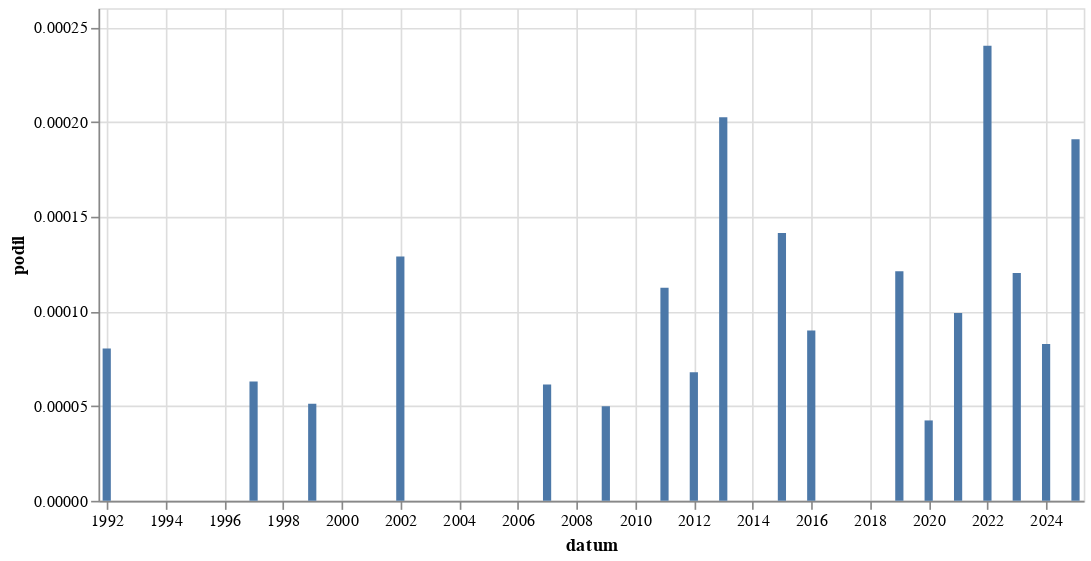

This figure's notebook cell:
### Code cell
alt.Chart(
    hledej("[Rr]elax").to_pandas(),
    width = 600
).mark_bar(
).encode(
    alt.X('datum:T'),
    alt.Y('podil:Q')
)

### Figure 1 — Vega-Lite specification as saved in the notebook (floating-point values rounded to 4 significant figures)
{"config": {"view": {"continuousWidth": 300, "continuousHeight": 300}}, "data": {"name": "data-6ad1a8e730acdf05f2e1003be7692c05"}, "mark": {"type": "bar"}, "encoding": {"x": {"field": "datum", "type": "temporal"}, "y": {"field": "podil", "type": "quantitative"}}, "width": 600, "$schema": "https://vega.github.io/schema/vega-lite/v5.8.0.json", "datasets": {"data-6ad1a8e730acdf05f2e1003be7692c05": [{"datum": "1992-01-01T00:00:00", "text": 2, "text_right": 24879, "podil": 8.039e-05, "co": "[Rr]elax"}, {"datum": "1997-01-01T00:00:00", "text": 1, "text_right": 15895, "podil": 6.291e-05, "co": "[Rr]elax"}, {"datum": "1999-01-01T00:00:00", "text": 1, "text_right": 19544, "podil": 5.117e-05, "co": "[Rr]elax"}, {"datum": "2002-01-01T00:00:00", "text": 2, "text_right": 15504, "podil": 0.000129, "co": "[Rr]elax"}, {"datum": "2007-01-01T00:00:00", "text": 1, "text_right": 16287, "podil": 6.14e-05, "co": "[Rr]elax"}, {"datum": "2009-01-01T00:00:00", "text": 1, "text_right": 20031, "podil": 4.992e-05, "co": "[Rr]elax"}, {"datum": "2011-01-01T00:00:00", "text": 2, "text_right": 17781, "podil": 0.0001125, "co": "[Rr]elax"}, {"datum": "2012-01-01T00:00:00", "text": 1, "text_right": 14732, "podil": 6.788e-05, "co": "[Rr]elax"}, {"datum": "2013-01-01T00:00:00", "text": 2, "text_right": 9881, "podil": 0.0002024, "co": "[Rr]elax"}, {"datum": "2015-01-01T00:00:00", "text": 3, "text_right": 21226, "podil": 0.0001413, "co": "[Rr]elax"}, {"datum": "2016-01-01T00:00:00", "text": 2, "text_right": 22255, "podil": 8.987e-05, "co": "[Rr]elax"}, {"datum": "2019-01-01T00:00:00", "text": 3, "text_right": 24751, "podil": 0.0001212, "co": "[Rr]elax"}, {"datum": "2020-01-01T00:00:00", "text": 1, "text_right": 23572, "podil": 4.242e-05, "co": "[Rr]elax"}, {"datum": "2021-01-01T00:00:00", "text": 2, "text_right": 20176, "podil": 9.913e-05, "co": "[Rr]elax"}, {"datum": "2022-01-01T00:00:00", "text": 5, "text_right": 20822, "podil": 0.0002401, "co": "[Rr]elax"}, {"datum": "2023-01-01T00:00:00", "text": 3, "text_right": 24959, "podil": 0.0001202, "co": "[Rr]elax"}, {"datum": "2024-01-01T00:00:00", "text": 2, "text_right": 24168, "podil": 8.275e-05, "co": "[Rr]elax"}, {"datum": "2025-01-01T00:00:00", "text": 2, "text_right": 10482, "podil": 0.0001908, "co": "[Rr]elax"}]}}
